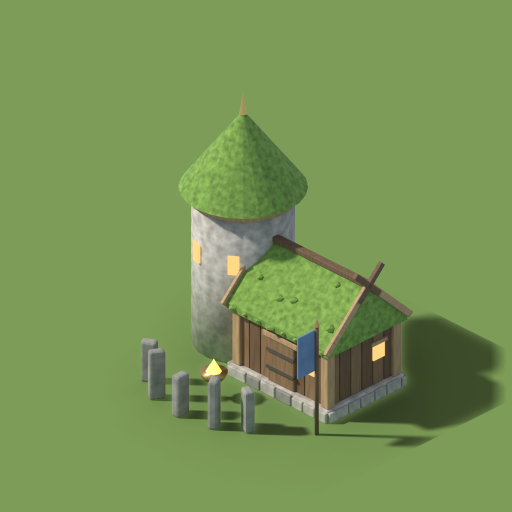
#> input picture assets/warbands_v2/work/wb_academy/inputs/src.png, 1024 x 1024 px (shown at 1/2 size)
$ python -i imageops.py   (imports and definitions only)
#> lines starting #> are read from the running program, lines starting #| are printed output that depends on the picture; after the words box and inside, x2 and y2 are one past the last pixel; in counts of white or black regions, pixels touching at a corner belong together
#> further down, picture is the input picture: PIL image 1024x1024 RGB; mean R, G, B 120.3, 147.4, 85
"""Image processing and measurement primitives (Pillow + numpy).

Split in two halves:
  * transforms - trim, resize, anchor, pad: turn a raw render into a game-ready file
  * measurements - alpha coverage, bbox, centroid, flatness, dHash: feed the validator

Nothing here is style-specific, so new asset types reuse it unchanged.
"""

from __future__ import annotations

import hashlib
import struct
from dataclasses import dataclass, asdict
from pathlib import Path
from typing import Any, Iterable, Sequence

import numpy as np
from PIL import Image, ImageChops
Image.MAX_IMAGE_PIXELS = None


class ImageError(RuntimeError):
    pass


MAGIC = {
    b"\x89PNG\r\n\x1a\n": "png",
    b"\xff\xd8\xff": "jpg",
    b"RIFF": "webp",
    b"GIF8": "gif",
}


# [14 lines left out: functions detect_format, open_image, not called in this run]


def has_alpha(img: Image.Image) -> bool:
    return img.mode in ("RGBA", "LA", "PA") or (img.mode == "P" and "transparency" in img.info)


def to_rgba(img: Image.Image) -> Image.Image:
    return img if img.mode == "RGBA" else img.convert("RGBA")


def alpha_array(img: Image.Image) -> np.ndarray:
    """Alpha channel as float 0..1; fully opaque when the image has no alpha."""
    if has_alpha(img):
        return np.asarray(to_rgba(img).getchannel("A"), dtype=np.float32) / 255.0
#> returned value: shape (1024, 1024) float32; every value is 1
    return np.ones((img.height, img.width), dtype=np.float32)


def rgb_array(img: Image.Image) -> np.ndarray:
    return np.asarray(img.convert("RGB"), dtype=np.float32) / 255.0


@dataclass
class Measurements:
    width: int
    height: int
    mode: str
    has_alpha: bool
    alpha_coverage: float
    opaque_coverage: float  # pixels with alpha >= 0.5
    bbox: tuple[int, int, int, int] | None
    centroid: tuple[float, float] | None
    rgb_mean: tuple[float, float, float]
    rgb_stddev: float
    transparent_rgb_fraction: float
    touches_border: dict[str, bool]
    unique_colors: int

    def as_dict(self) -> dict[str, Any]:
        return asdict(self)


# [45 lines left out: function measure, not called in this run]


# ---- transforms ------------------------------------------------------------

def content_bbox(img: Image.Image, *, alpha_threshold: float = 0.02,
                 backdrop: tuple[int, int, int] | None = None, tolerance: int = 12) -> tuple[int, int, int, int] | None:
    """Bounding box of the subject.

    With alpha, the subject is the non-transparent region. Without alpha, fall back to
    "differs from the dominant background colour" which handles opaque backdrops.
    """
    rgba = to_rgba(img)
    alpha = alpha_array(rgba)
    if has_alpha(img):
        mask = alpha > alpha_threshold
    else:
        if backdrop is None:
            backdrop = dominant_color(rgba)
        rgb = rgb_array(rgba)
        ref = np.array(backdrop, dtype=np.float32) / 255.0
        mask = (np.abs(rgb - ref).max(axis=2) > (tolerance / 255.0))
    ys, xs = np.nonzero(mask)
    if not len(xs):
        return None
    return (int(xs.min()), int(ys.min()), int(xs.max()) + 1, int(ys.max()) + 1)


def dominant_color(img: Image.Image) -> tuple[int, int, int]:
    small = to_rgba(img).convert("RGB").resize((64, 64))
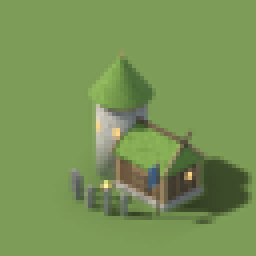
#> small: PIL image 64x64 RGB (shown 4 times larger); mean R, G, B 120.3, 147.4, 85
    arr = np.asarray(small, dtype=np.uint8).reshape(-1, 3)
    packed = (arr[:, 0].astype(np.int32) << 16) | (arr[:, 1].astype(np.int32) << 8) | arr[:, 2]
#> packed = 4096 values, max 16701060 at index 2141, min 3226914 at index 3311, mean 7920606.8
    values, counts = np.unique(packed, return_counts=True)
#> values = 913 values from 3226914 to 16701060; counts = 913 values, max 2707 at index 624, min 1 at index 0, mean 4.49
    top = int(values[int(counts.argmax())])
#> top = 8232023
    return ((top >> 16) & 0xFF, (top >> 8) & 0xFF, top & 0xFF)


def trim(img: Image.Image, *, mode: str = "alpha", backdrop: tuple[int, int, int] | None = None,
         tolerance: int = 12) -> tuple[Image.Image, tuple[int, int, int, int] | None]:
    """Crop to the subject. Returns the cropped image and the box that was used."""
    box = content_bbox(img, backdrop=backdrop, tolerance=tolerance)
#> in content_bbox, `backdrop = dominant_color(rgba)`: backdrop = (125, 156, 87)
#> in content_bbox, `ref = np.array(backdrop, dtype=np.float32) / 255.0`: ref = [0.49, 0.612, 0.341]
#> in content_bbox, `mask = (np.abs(rgb - ref).max(axis=2) > (tolerance / 255.0))`:
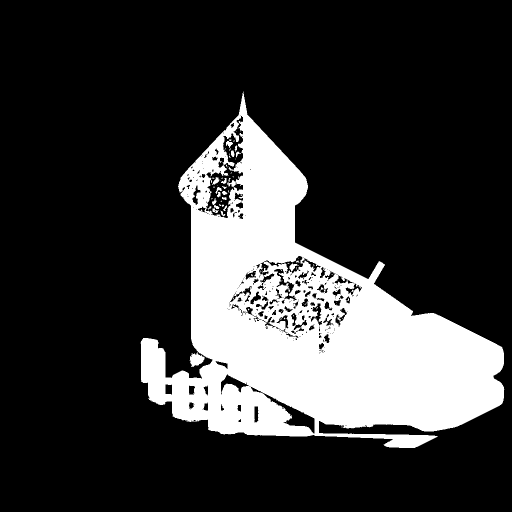
#> mask: shape (1024, 1024) bool (shown at 1/2 size); 21.6% white; 81 white regions (63 under 20 px), largest, box (x1, y1, x2, y2) and area: (281, 183, 1009, 896) 224175, (379, 704, 409, 734) 545, (424, 396, 439, 418) 116
#> box = (281, 183, 1009, 896)
    if box is None:
        return img, None
    return img.crop(box), box


# [13 lines left out: function fit_resize, not called in this run]


ANCHORS = {
    "center": (0.5, 0.5),
    "bottom-center": (0.5, 1.0),
    "bottom-left": (0.0, 1.0),
    "bottom-right": (1.0, 1.0),
    "top-center": (0.5, 0.0),
    "top-left": (0.0, 0.0),
    "top-right": (1.0, 0.0),
}


# [54 lines left out: functions place_on_canvas, flatten_on, dhash, not called in this run]


def hamming(a: int, b: int) -> int:
    return bin(a ^ b).count("1")


def dhash_hex(img: Image.Image) -> str:
    return f"{dhash(img):016x}"


# [15 lines left out: functions pixel_hash, file_digest, not called in this run]


# ---- animation helpers -----------------------------------------------------

def frame_centroid(img: Image.Image) -> tuple[float, float]:
    m = measure(img)
    return m.centroid or (img.width / 2, img.height / 2)


# [52 lines left out: functions pack_spritesheet, frames_differ, motion_metrics, not called in this run]


def is_flat(img: Image.Image, *, stddev_min: float) -> tuple[bool, float]:
    m = measure(img)
    return m.rgb_stddev < stddev_min, m.rgb_stddev

>>> from PIL import Image
>>> picture = Image.open('../../assets/warbands_v2/work/wb_academy/inputs/src.png')
>>> result = trim(picture)
